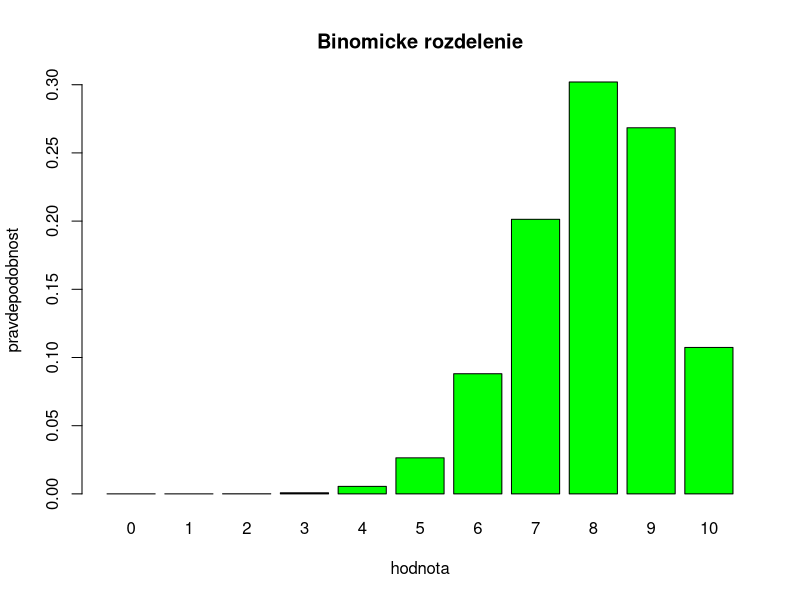
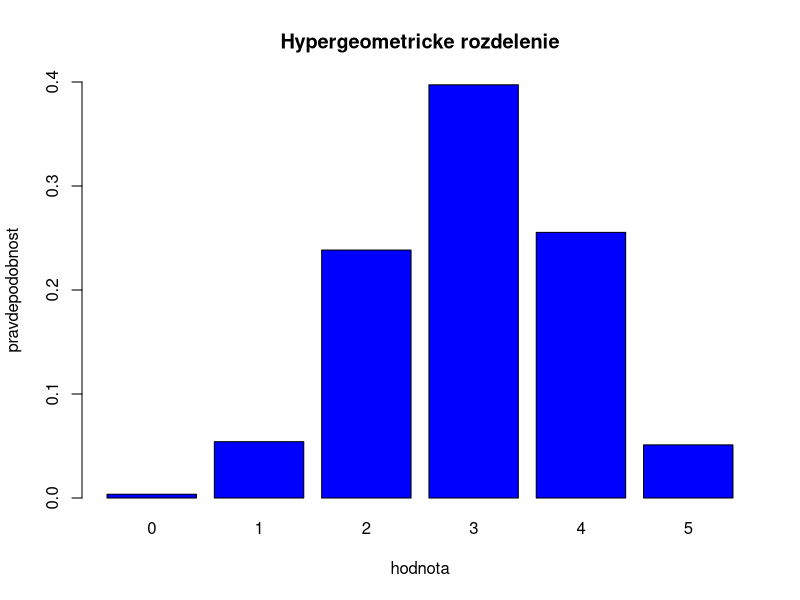
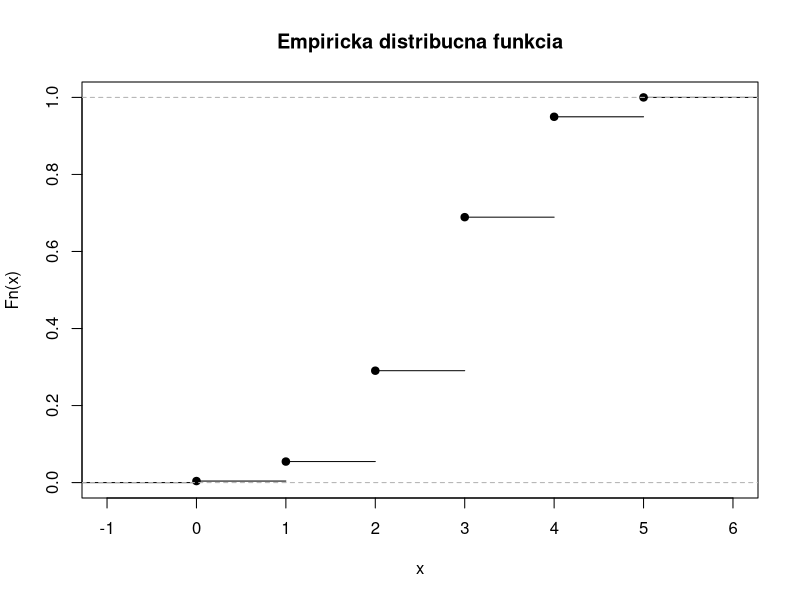
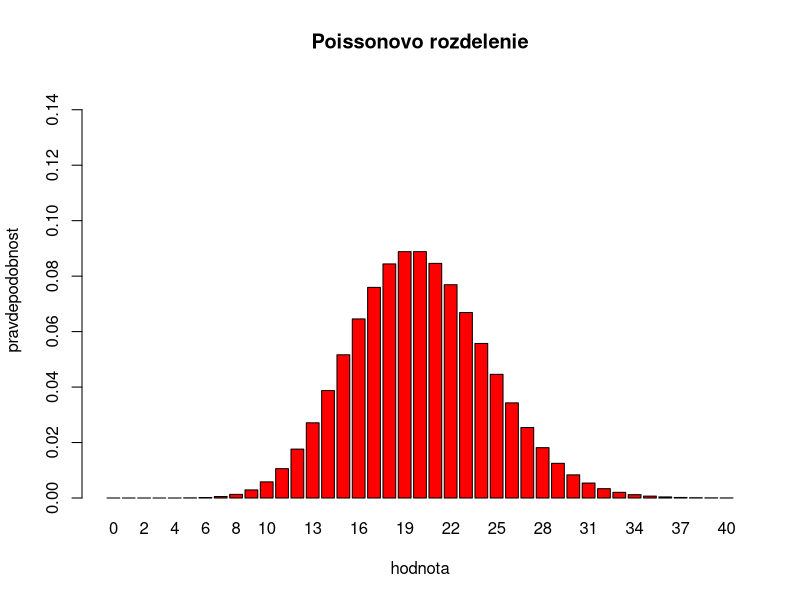
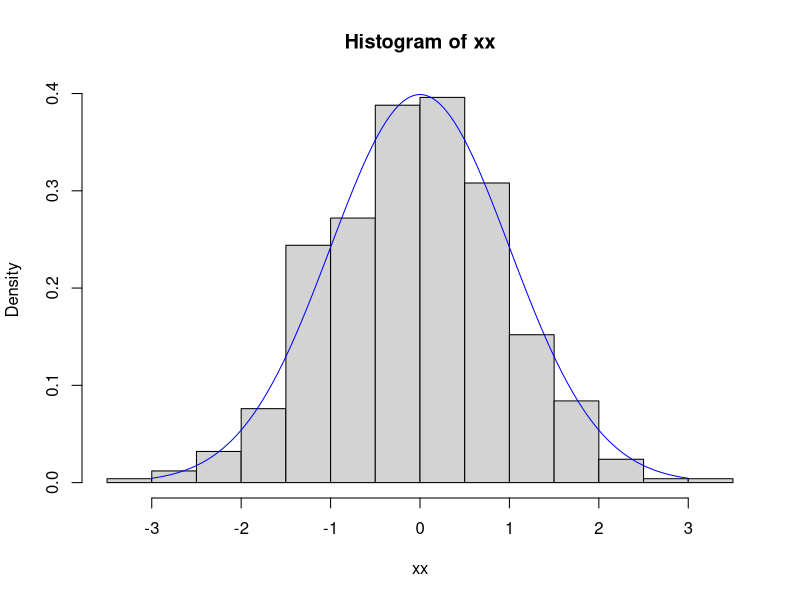
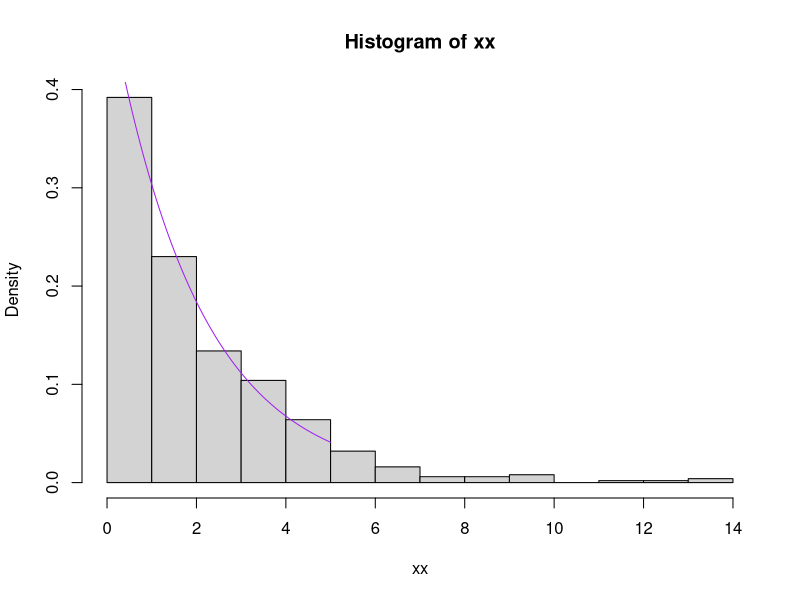

Source code (R) for these figures, in order:
#Diskretne a spojite rozdelenia pravdepodobnosti
#Kazde rozdelenie ma svoj zakladny prikaz a k nemu dane
#pismeno, podla toho, co ratame
# d ratame P(x=k)
# p ratame P(X\leq k)
# q ratame kvantily
# r generujeme nahodne cislo z daneho rozdelenia
# Binomicke rozdelenie
# V statistickej kontrole akosti, n/krat nezavisle na sebe opakujeme
# pokus, sledujeme vyskyt danej udalosti
# Pravdepodobnost danes udalosti v jedinom pokuse je p,
# parametre su n,p, binom

# Pr.1
# Ucinost antibiotika je  80%. Podavame ho 10 pacientom na oddeleni.
# Zratajte tieto pravdepodobnosti:
# Vsetci pacienti sa vyliecia P(x=10)
# Prave 7 sa vylieci P(x=7)
# Najviac 8 sa vylieci P(x<=8).
# Aspon 5 sa vylieci P(x>=5) = P(x>4)  ostra nerovnost je lepsia

n <- 10
p <- 0.8
dbinom(10, n, p) #prva uloha
dbinom(7, n, p) #druha uloha
pbinom(8, n, p) #tretia uloha
pbinom(4, n, p, lower.tail = F) #stvrta uloha - prva moznost
1 - pbinom(4, n, p) #stvrta uloha - druha moznost

# DO tej hodnoty je neostra, OD tej hodnoty je ostra
# pbinom ked kumulujem

#Zostrojte tabulku a graf rozdelenia pravdepodobnosti
xB <- 0:10
hustotaB <- dbinom(xB, n, p)
hustotaB
(tabulkaB <- data.frame(hodnota = xB, pravdepodobnost = hustotaB))
tabulkaB
View(tabulkaB)
barplot(tabulkaB$pravdepodobnost, main = 'Binomicke rozdelenie', names.arg = xB,
        xlab = 'hodnota', ylab = 'pravdepodobnost', col = 'green')

# hodnoty distribucnej funkcie
(distB <- pbinom(xB, n, p))

###############################################
# Hypergeometricke rozdelenie
# Pouzitie v statistickej kontrole akosti. Mnozina obsahuje
# m-prvkov so sledovanou vlastnostou a
# n-prvkov bez tejto vlastnosti,
# nahodne vyberieme k-prvkov.
# Nahodna premenna je pocet prvkov so sledovanou vlastnostou v nasom vybere.
# Prikaz je hyper, pismenka platia, parametre v poradi m, n, k

# Priklad
# Student sa nauci na skusku 12 z 20 otazok. Test obsahuje 5 otazok.
# Vypocitajte nasledujuce pravdepodobnost:
# Student dostane Acko, zodpovie vsetky otazky P(x=5)
# Student neurobi skusku, zodpovie menej ako 3 P(x<=2)  pre dolnu hranicu neostra
# Student urobi skusku (doplnok k predchadzajucej), zodpovie 3 a viac P(x>2)
# Parametre su m = 12, n = 8, k = 5
m <- 12
n <- 8
k <- 5
# prva uloha
dhyper(5, m, n, k)
# druha uloha
phyper(2, m, n, k)
# tretia uloha
1 - phyper(2, m, n, k) # ako doplnok
phyper(2, m, n, k, lower.tail = F)

# tabulka a graf rozdelenia pravdepodobnosti
xH <- 0:5 # viem zodpovedat ani jednu az vsetkych 5 otazok
hustotaH <- dhyper(xH, m, n, k)
tabulkaH <- data.frame(hodnota = xH, pravdepodobnost = hustotaH)
tabulkaH
View(tabulkaH)
barplot(
  tabulkaH$pravdepodobnost,
  main = 'Hypergeometricke rozdelenie',
  names.arg = xH,
  xlab = 'hodnota',
  ylab = 'pravdepodobnost',
  col = 'blue',
  ylim = c(0,0.4)
)

# nakreslite empiricku distribucnu funkciu pomocou nasimulovanych dat 10 000
data <- rhyper(10000, m, n, k)
plot(ecdf(data), main = 'Empiricka distribucna funkcia')

##########################################
# Poissonovo rozdelenie
# pouziva sa v teorii hromadnej obsluhy, pravdepodobnosti zriedkavych javov
# v casovom intervale, na nejakom objeme. Ma jediny parameter lambda
# Pri zmene casoveho intervalu treba parameter tiez prepocitat.
# Lambda je ocakavana hodnota v zadani.
# Prikaz je pois
# Na samoobsluznu linku pride 20 ludi za hodinu. Vypocitajte tieto pravdepodobnosti:
# V priebehu 15 min. pride 1 clovek P(x = 1), prepocet lambda = 20/60 je jedna minuta
# 15 = 5
# V priebehu 5 min. nikto nepride P(x = 0), lmbda = 20/60, 5 = 5 / 3
# V priebehu 10 min. pride aspon 10 ludi, P(x >= 10) = P(x > 9),
# lambda = 20/60, 10 = 510/3

#prva uloha
dpois(1, 5)
#druha uloha
dpois(0, 5/3)
#tretia uloha
ppois(9, 10/3, lower.tail = F)

# Uvazujme casovy okamih 1 hodinu, urcte maximalny pocet ludi, ktori navstivia
# linku s pravdepodobnostou 90% (na linku pride max. tolko ludi) .. zarucujeme 
# sa, ze na 90% tolko pride max
qpois(0.9, 20)
# zostrojte tabulku a graf rozdelenia pravdepodobnosti
# pre interval 1 hodina a prvych 40 hodnot
xP <- 0:40 # viem zodpovedat ani jednu az vsetkych 5 otazok
hustotaP <- dpois(xP, 20)
tabulkaP <- data.frame(hodnota = xP, pravdepodobnost = hustotaP)
tabulkaP
View(tabulkaP)
barplot(
  tabulkaP$pravdepodobnost,
  main = 'Poissonovo rozdelenie',
  names.arg = xP,
  xlab = 'hodnota',
  ylab = 'pravdepodobnost',
  col = 'red',
  ylim = c(0,0.15)
)

################################
# spojite rozdelenia
# normalne rozdelenie pravdepodobnosti ma dva parametre, strednu hodnotu
# mu (to je asi nejakej pismenko) a smerodajnu odchylku sigma
# prikaz je norm
# Zivotnost bateriek do mobilnych telefonov sa riadi normalnym rozdelenim
# so strednou hodnotou 8 a smerodajnou odchylkou 2
# Ulohy
# Kolko % bateriek treba vymenit do 7.5 roka P(x <= 7.5)
# Kolko % bateriek vydrzi v rozpati 7-9 rokov P(7 <= x <= 9)
# Kolko vydrzi viac ako 10 P(x >= 10)
# Za aku dobu zivotnosi sa mozno zarucit na 90% (tolko a viac)

# prva uloha
pnorm(7.5, mean = 8, sd = 2)
# druha uloha
# na dva kroky, najskor spocitam po a potom odcitam
pnorm(9, mean = 8, sd = 2) - pnorm(7, mean = 8, sd = 2)
# tretia uloha
pnorm(10, mean = 8, sd = 2, lower.tail = F)
# stvrta uloha
qnorm(0.9, mean = 8, sd = 2, lower.tail = F) #zarucujem sa na tolko a hornu hranicu

# nakreslime histogram nasimulovanych dat, N(0, 1), prelozime hustotu cez histogram
xx <- rnorm(500, mean = 0, sd = 1) # pre histogram
xxx <- seq(-3, 3, 0.01) # pre kreslenie hustoty
hist(xx, freq = F) # freq F na zmenu mierky na pravdepodobnostnu
lines(xxx, dnorm(xxx, 0, 1), col = 'blue')

##########################################
# Exponencialne rozdelenie
# Zivotnost zariadenia, doba do prvej poruchy, doby medzi poruchami,
# jediny parameter lambda, je to prevratena hodnota strednej hodnoty,
# pozor ako to bude v zadani. E(x) = 1 / lambda
# Priklad
# Dlzka zivotnosti pouzivaneho PC v pocitacovej ucebni je 2 roky
# Vypocitajte PC ma zivotnost aspon 1 rok P(X >= 1)
# PC ma zivotnost najviac % rokov P(X <= 5)
# Za aku zivotnost by ste sa zarucili s pravdepodobnostou 5%, p = 0.05
# parameter je 1/2
# Uloha 1
pexp(1, rate = 1/2, lower.tail = F)
# Uloha 2
pexp(5, rate = 1/2)
# Uloha 3
qexp(0.05, rate = 1/2, lower.tail = F)

# Nakreslite histogram, prelozte hustotu
xx <- rexp(500, rate = 1/2) # pre histogram
xxx <- seq(0, 5, 0.01) # pre kreslenie hustoty
hist(xx, freq = F) # freq F na zmenu mierky na pravdepodobnostnu
lines(xxx, dexp(xxx, rate = 1/2), col = 'purple')
